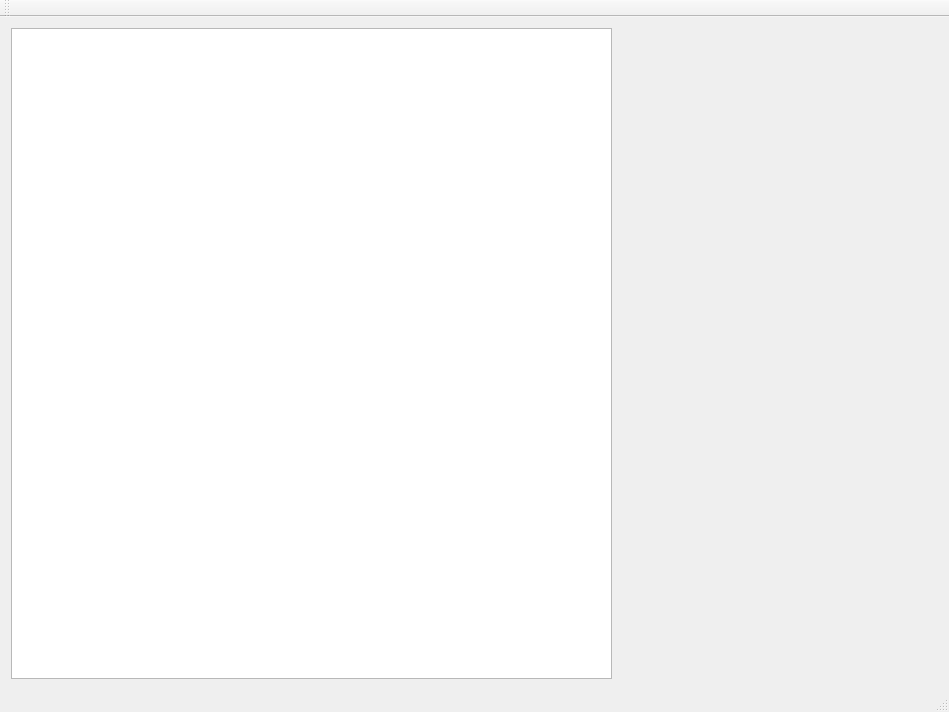
<?xml version="1.0" encoding="UTF-8"?>
<ui version="4.0">
 <class>MainWindow</class>
 <widget class="QMainWindow" name="MainWindow">
  <property name="geometry">
   <rect>
    <x>0</x>
    <y>0</y>
    <width>949</width>
    <height>712</height>
   </rect>
  </property>
  <property name="windowTitle">
   <string>MainWindow</string>
  </property>
  <widget class="QWidget" name="centralWidget">
   <layout class="QHBoxLayout" name="horizontalLayout">
    <item>
     <layout class="QVBoxLayout" name="verticalLayout"/>
    </item>
    <item>
     <widget class="DefinitionView" name="definitionView"/>
    </item>
    <item>
     <layout class="QVBoxLayout" name="verticalLayout_2" stretch="0,0">
      <property name="spacing">
       <number>0</number>
      </property>
      <property name="sizeConstraint">
       <enum>QLayout::SetFixedSize</enum>
      </property>
      <property name="leftMargin">
       <number>0</number>
      </property>
      <item>
       <widget class="RenderArea" name="renderer" native="true">
        <property name="sizePolicy">
         <sizepolicy hsizetype="Maximum" vsizetype="Maximum">
          <horstretch>0</horstretch>
          <verstretch>0</verstretch>
         </sizepolicy>
        </property>
        <property name="minimumSize">
         <size>
          <width>320</width>
          <height>320</height>
         </size>
        </property>
        <property name="maximumSize">
         <size>
          <width>320</width>
          <height>320</height>
         </size>
        </property>
       </widget>
      </item>
      <item>
       <spacer name="verticalSpacer">
        <property name="orientation">
         <enum>Qt::Vertical</enum>
        </property>
        <property name="sizeType">
         <enum>QSizePolicy::Preferred</enum>
        </property>
        <property name="sizeHint" stdset="0">
         <size>
          <width>20</width>
          <height>40</height>
         </size>
        </property>
       </spacer>
      </item>
     </layout>
    </item>
   </layout>
  </widget>
  <widget class="QMenuBar" name="menuBar">
   <property name="geometry">
    <rect>
     <x>0</x>
     <y>0</y>
     <width>949</width>
     <height>22</height>
    </rect>
   </property>
  </widget>
  <widget class="QToolBar" name="mainToolBar">
   <attribute name="toolBarArea">
    <enum>TopToolBarArea</enum>
   </attribute>
   <attribute name="toolBarBreak">
    <bool>false</bool>
   </attribute>
  </widget>
  <widget class="QStatusBar" name="statusBar"/>
 </widget>
 <layoutdefault spacing="6" margin="11"/>
 <customwidgets>
  <customwidget>
   <class>RenderArea</class>
   <extends>QWidget</extends>
   <header>renderarea.hpp</header>
   <container>1</container>
  </customwidget>
  <customwidget>
   <class>DefinitionView</class>
   <extends>QTreeView</extends>
   <header>definitionview.hpp</header>
  </customwidget>
 </customwidgets>
 <resources/>
 <connections/>
</ui>
